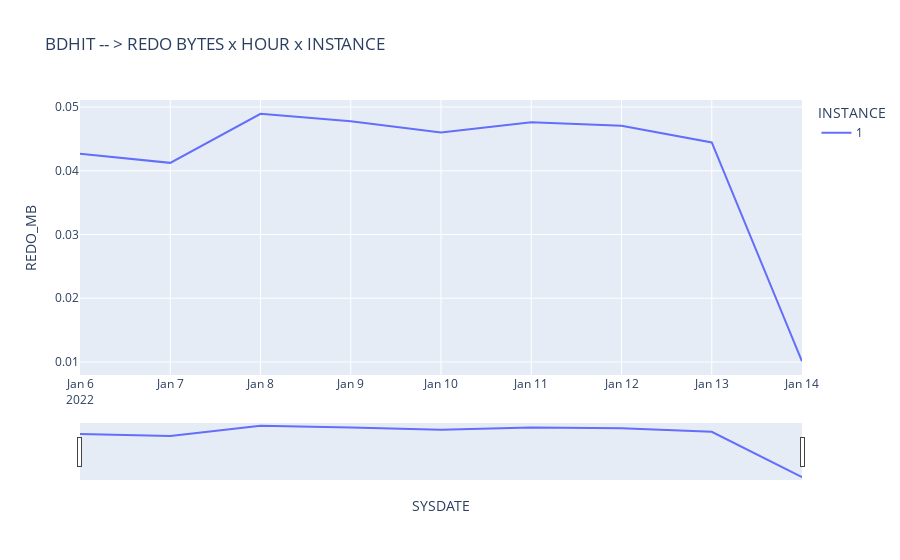

Notebook code for this chart:
### Code cell
import pandas as pd
import plotly.express as px
import plotly.graph_objects as po
df = pd.read_csv('file:///Users/pmoreno/Documents/m2mjupyter/getocidisks/dbgit.csv')
#df['SYSDATE']= pd.to_datetime(df['SYSDATE'],format="%d-%m-%y %H")
df['SYSDATE']= pd.to_datetime(df['SYSDATE'],format="%d-%m-%y %H").dt.strftime('%d-%m-%y')
df['SYSDATE']= pd.to_datetime(df['SYSDATE'],format="%d-%m-%y")

df['REDO_MB']=df['VALUE']/1024/1024
dfk=df.groupby(["SYSDATE", "INSTANCE"])["REDO_MB"].sum()
dfk=dfk.reset_index()
#dfk.head()
fig = px.line(dfk, x = 'SYSDATE', y = 'REDO_MB',color='INSTANCE', title='BDHIT -- > REDO BYTES x HOUR x INSTANCE')
fig.update_xaxes(rangeslider_visible=True)
fig.show()

### Figure 1 — Plotly figure (JSON) as saved in the notebook; plotly's stock layout.template omitted (floating-point values rounded to 4 significant figures)
{"data": [{"hovertemplate": "INSTANCE=1<br>SYSDATE=%{x}<br>REDO_MB=%{y}<extra></extra>", "legendgroup": "1", "line": {"color": "#636efa", "dash": "solid"}, "marker": {"symbol": "circle"}, "mode": "lines", "name": "1", "orientation": "v", "showlegend": true, "type": "scatter", "x": ["2022-01-06T00:00:00", "2022-01-07T00:00:00", "2022-01-08T00:00:00", "2022-01-09T00:00:00", "2022-01-10T00:00:00", "2022-01-11T00:00:00", "2022-01-12T00:00:00", "2022-01-13T00:00:00", "2022-01-14T00:00:00"], "xaxis": "x", "y": [0.04268, 0.04124, 0.04895, 0.04777, 0.046, 0.04761, 0.04705, 0.04444, 0.01011], "yaxis": "y"}], "layout": {"legend": {"title": {"text": "INSTANCE"}, "tracegroupgap": 0}, "title": {"text": "BDHIT -- > REDO BYTES x HOUR x INSTANCE"}, "xaxis": {"anchor": "y", "domain": [0, 1], "rangeslider": {"visible": true}, "title": {"text": "SYSDATE"}}, "yaxis": {"anchor": "x", "domain": [0, 1], "title": {"text": "REDO_MB"}}}}
